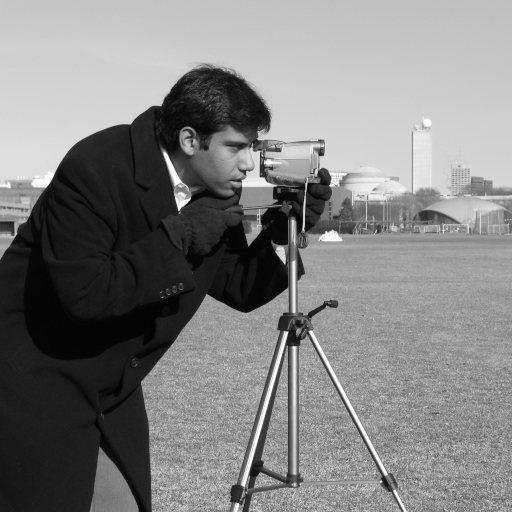
#> input picture skimage.data.camera(), 512 x 512 px
$ jupyter execute 1.ipynb
#> lines starting #> are read from the running program, lines starting #| are printed output that depends on the picture
[cell 1]
###importing stuff
import skimage
import math
import matplotlib
import numpy             as np
import matplotlib.pyplot as plt
from skimage import io
from skimage import data

[cell 2]
## make a grey scale 2 dimensional image
random_image = np.random.random([500,500])
random_image

[cell 3]
## display the image
## its a 2 dimensonal image
## represent by 2 array
## image has single channel
## (height,weight,1)
plt.figure(figsize=(10,10))
plt.imshow(random_image,cmap='gray')
plt.colorbar()
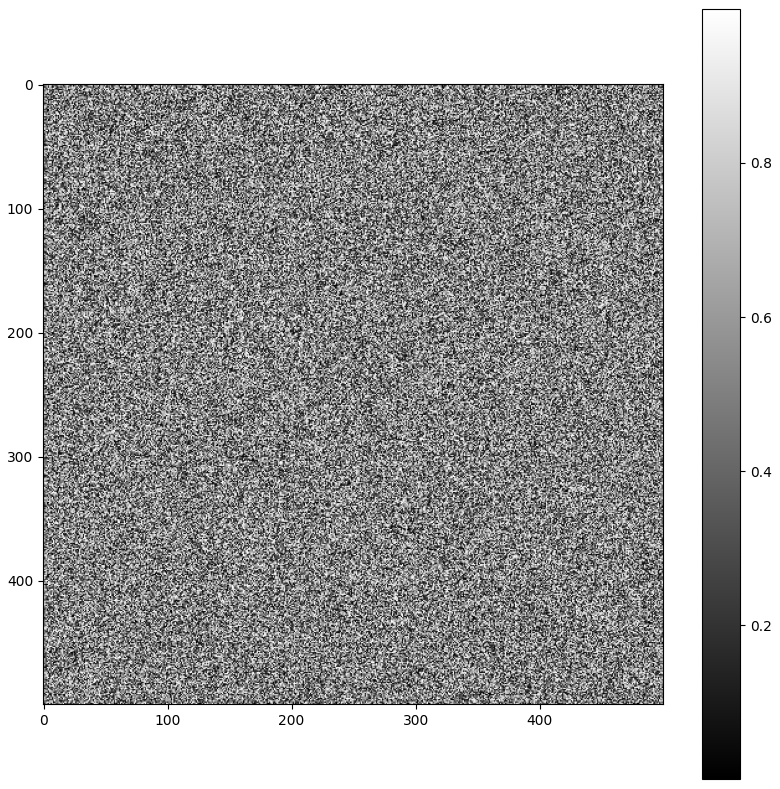
#> figure drawn by matplotlib, 2 panels

[cell 4]
def image_prop(image):
    print("-"*40)
    print("Type :  ",type(image))
    print("DType : ",image.dtype)
    print("Shape : ",image.shape)
    print("size :  ",image.size)
    print("-"*40)

def plot_image(image):
    plt.figure(figsize=(10,10))
    plt.imshow(image,cmap="gray")
    plt.colorbar()
    image_prop(image)

[cell 5]
## loading a 2 (grayscale) dimensional image
camera = data.camera()
#> camera is the input picture: shape (512, 512); min 0, max 255, mean 129.1
image_prop(camera)
#| Type :   <class 'numpy.ndarray'>
#| DType :  uint8
#| Shape :  (512, 512)
#| size :   262144

[cell 6]
plot_image(camera)
#| Type :   <class 'numpy.ndarray'>
#| DType :  uint8
#| Shape :  (512, 512)
#| size :   262144
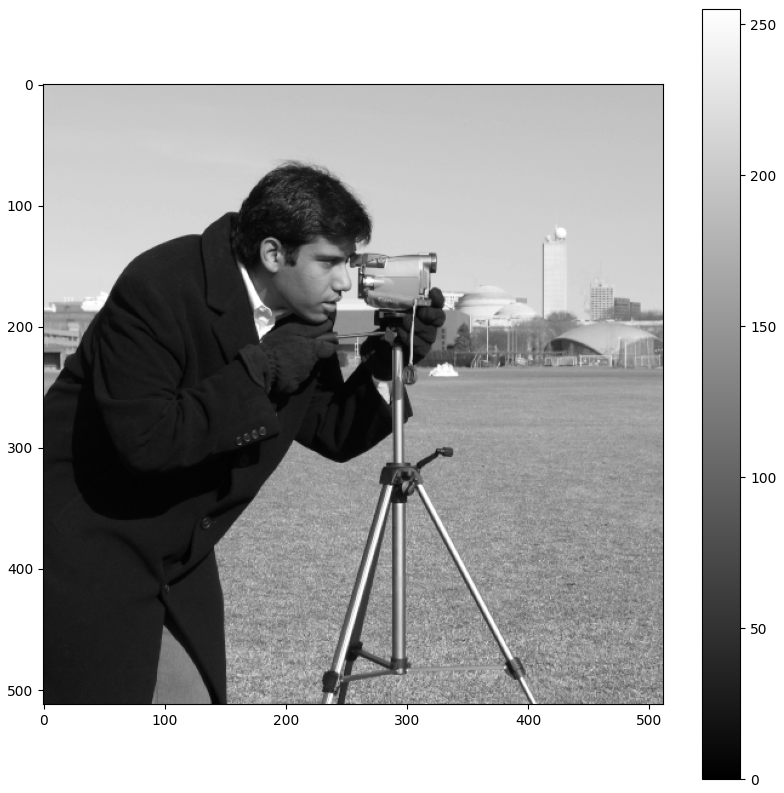
#> figure drawn by matplotlib, 2 panels

[cell 7]
## loading a 3 dimensional image
chessboard = io.imread("./datasets/images/chessboard.jpg")
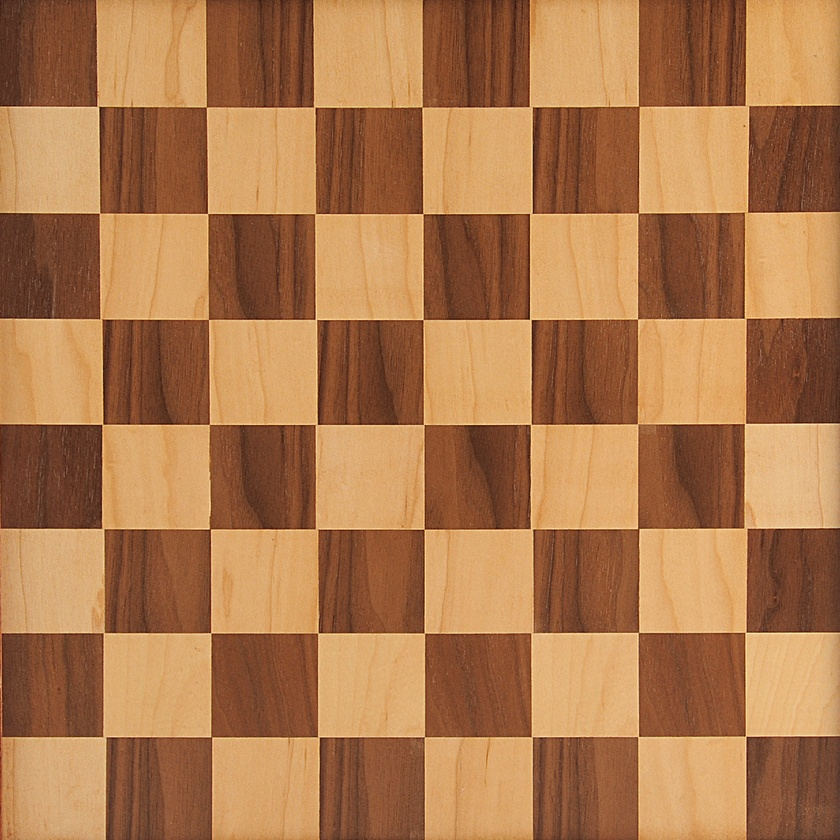
#> input picture datasets/images/chessboard.jpg, 840 x 840 px, shrunk from 2048 x 2048 before the run
#> chessboard is the input picture: shape (840, 840, 3); mean R, G, B 173, 120.8, 77.6
plot_image(chessboard)
#| Type :   <class 'numpy.ndarray'>
#| DType :  uint8
#| Shape :  (840, 840, 3)
#| size :   2116800
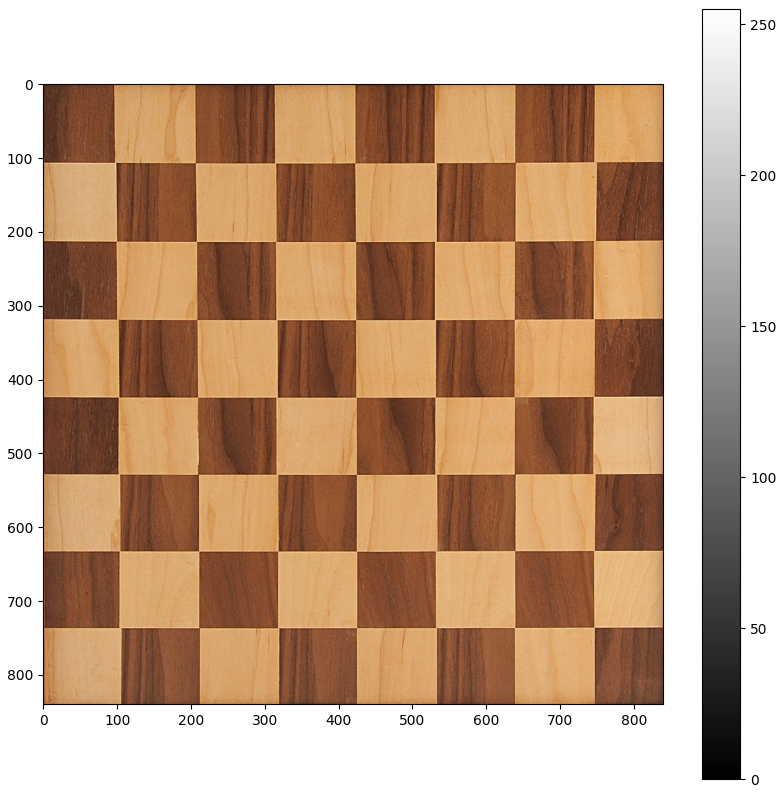
#> figure drawn by matplotlib, 2 panels

[cell 8]
## perform slicing operation
## perform array indexing
## since its just a multi dimension aray

## what is the chessboard[:,250:710]
## (:) it means you take all the rows from the image
## (250:710) means you will take colum from value 0 to 100

plot_image(chessboard[:,0:100])
#| Type :   <class 'numpy.ndarray'>
#| DType :  uint8
#| Shape :  (840, 100, 3)
#| size :   252000
#> in plot_image (call 3), `image_prop(image)`:
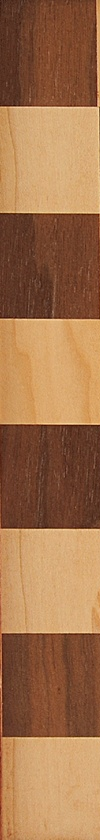
#> image: shape (840, 100, 3); mean R, G, B 161.9, 114.7, 76.7
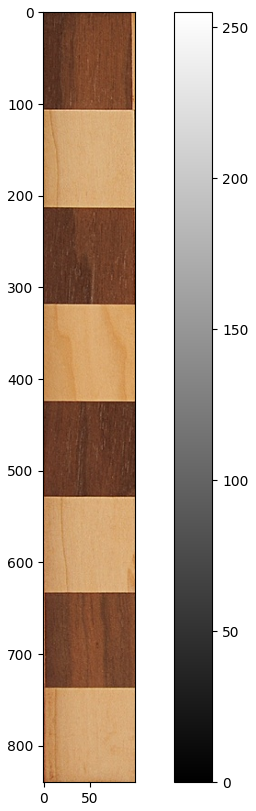
#> figure drawn by matplotlib, 2 panels
